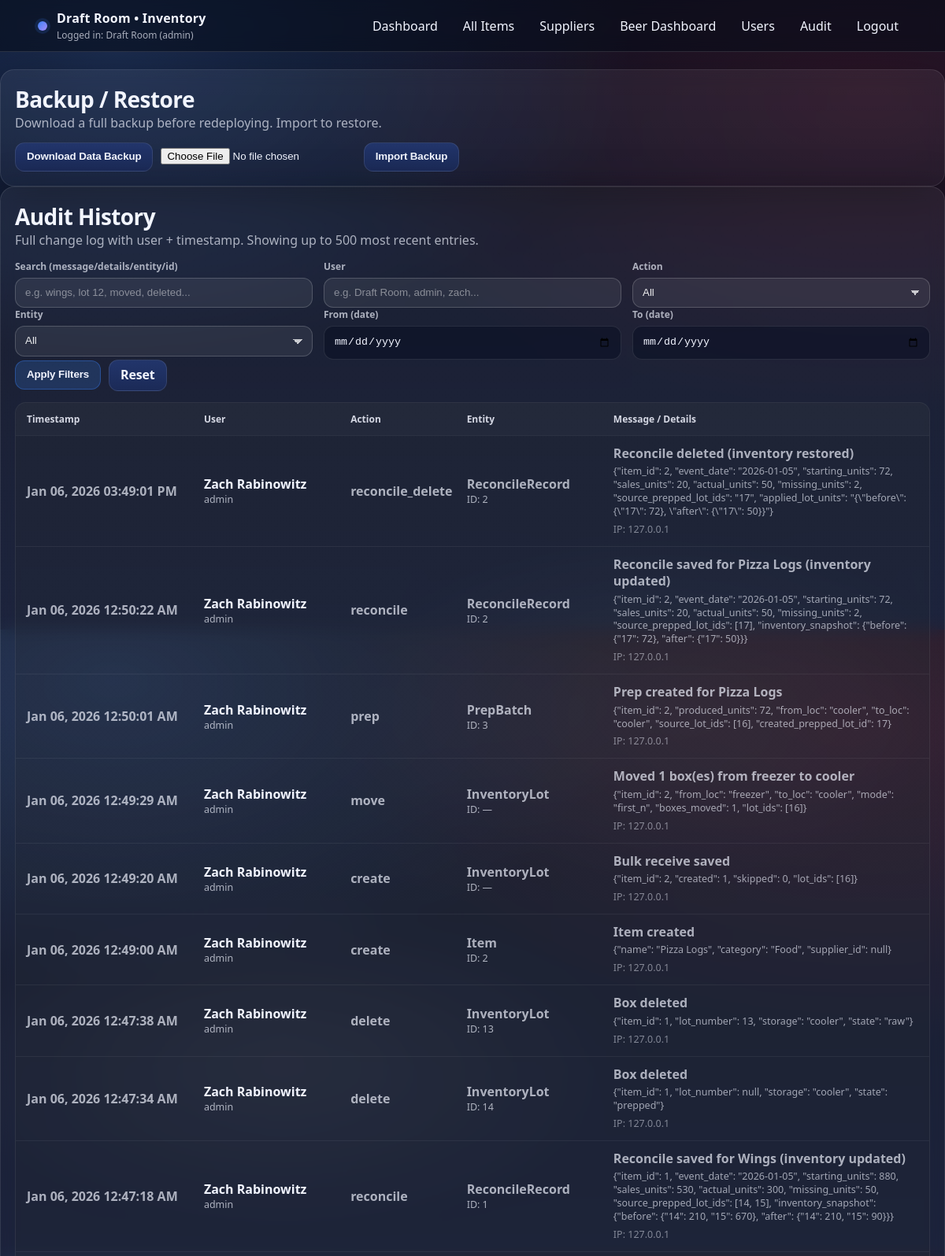
The app's page /audit (signed in, upper part) with its own data.
### app.py (models this page shows)
class User(db.Model):
    __tablename__ = "users"
    id = db.Column(db.Integer, primary_key=True)
    username = db.Column(db.String(80), unique=True, nullable=False)
    first_name = db.Column(db.String(80), nullable=True)
    last_name = db.Column(db.String(80), nullable=True)
    password_hash = db.Column(db.String(255), nullable=False)
    role = db.Column(db.String(20), nullable=False, default="staff")
    is_active = db.Column(db.Boolean, nullable=False, default=True)
    created_at = db.Column(db.DateTime, nullable=False, default=utcnow)
    def display_name(self) -> str:
        full = f"{(self.first_name or '').strip()} {(self.last_name or '').strip()}".strip()
        return full if full else self.username

class AuditLog(db.Model):
    __tablename__ = "audit_logs"
    id = db.Column(db.Integer, primary_key=True)
    actor_user_id = db.Column(db.Integer, nullable=True)
    actor_name = db.Column(db.String(120), nullable=False, default="unknown")
    actor_role = db.Column(db.String(30), nullable=True)
    action = db.Column(db.String(40), nullable=False)          # create/update/delete/move/prep/reconcile/login/logout
    entity_type = db.Column(db.String(60), nullable=False)     # InventoryLot, Item, Supplier, PrepBatch, ReconcileRecord, User
    entity_id = db.Column(db.Integer, nullable=True)
    message = db.Column(db.String(400), nullable=True)
    details = db.Column(db.Text, nullable=True)  # JSON string or long text
    ip = db.Column(db.String(60), nullable=True)
    user_agent = db.Column(db.String(240), nullable=True)
    created_at = db.Column(db.DateTime, nullable=False, default=utcnow)

### app.py (the view, shortened to what this page needs)
@app.get("/audit")
def audit_history():
    guard = require_view_access()
    if guard:
        return guard
    q = (request.args.get("q") or "").strip()
    user_q = (request.args.get("user") or "").strip()
    action = (request.args.get("action") or "").strip().lower()
    entity = (request.args.get("entity") or "").strip()
    date_from = (request.args.get("from") or "").strip()
    date_to = (request.args.get("to") or "").strip()
    query = AuditLog.query
    if user_q:
        like = f"%{user_q}%"
        query = query.filter(AuditLog.actor_name.ilike(like))
    if action:
        query = query.filter(AuditLog.action == action)
    if entity:
        query = query.filter(AuditLog.entity_type == entity)
    if date_from:
        try:
            d = datetime.strptime(date_from, "%Y-%m-%d")
            query = query.filter(AuditLog.created_at >= d)
        except Exception:
            pass
    if date_to:
        try:
            d = datetime.strptime(date_to, "%Y-%m-%d") + timedelta(days=1)
            query = query.filter(AuditLog.created_at < d)
        except Exception:
            pass
    logs = query.order_by(AuditLog.created_at.desc(), AuditLog.id.desc()).limit(500).all()
    actions = [r[0] for r in db.session.query(AuditLog.action).distinct().order_by(AuditLog.action.asc()).all()]
    entities = [r[0] for r in db.session.query(AuditLog.entity_type).distinct().order_by(AuditLog.entity_type.asc()).all()]
    return render_template(
        "audit.html",
        logs=logs,
        q=q,
        user_q=user_q,
        action=action,
        entity=entity,
        date_from=date_from,
        date_to=date_to,
        actions=actions,
        entities=entities,
    )

### app.py (called while the page is built)
def role_rank(role: str | None) -> int:
    if not role:
        return 0
    return ROLE_RANK.get(role.strip().lower(), 0)

def current_user() -> Optional["User"]:
    uid = session.get("user_id")
    if not uid:
        return None
    try:
        return User.query.get(int(uid))
    except Exception:
        return None

def current_user_role() -> str:
    if session.get("break_glass_admin") is True:
        return "admin"
    u = current_user()
    if not u:
        return ""
    return (u.role or "").lower()

def is_logged_in() -> bool:
    return (session.get("break_glass_admin") is True) or (session.get("user_id") is not None)

def can_manage_users() -> bool:
    return current_user_role() == "admin"

def can_edit_inventory() -> bool:
    return role_rank(current_user_role()) >= ROLE_RANK["manager"]

def can_view_inventory() -> bool:
    return role_rank(current_user_role()) >= ROLE_RANK["staff"] or (session.get("break_glass_admin") is True)

def require_view_access():
    if not is_logged_in():
        return redirect("/login")
    if session.get("break_glass_admin") is True:
        return None
    if not can_view_inventory():
        session.clear()
        flash("Access denied.", "error")
        return redirect("/login")
    return None

@app.context_processor
def inject_user():
    u = current_user()
    return {
        "auth_user": u,
        "auth_break_glass": bool(session.get("break_glass_admin") is True),
        "auth_role": current_user_role(),
        "can_edit_inventory": can_edit_inventory(),
        "can_manage_users": can_manage_users(),
    }

### templates/audit.html (shortened to what this page needs)
{% extends "base.html" %}
{% block content %}
<section class="card">
  <div class="cardhead">
    <div>
      <h1>Backup / Restore</h1>
      <span class="muted">Download a full backup before redeploying. Import to restore.</span>
    </div>
  </div>
  <div class="actions" style="gap:10px; flex-wrap:wrap;">
    <form method="POST" action="/admin/backup/download" class="inline">
      <button class="btn" type="submit">Download Data Backup</button>
    </form>
    <form method="POST" action="/admin/backup/import" enctype="multipart/form-data" class="inline">
      <input type="file" name="backup_file" accept="application/json" required style="max-width:260px;">
      <button class="btn" type="submit"
              onclick="return confirm('Import will overwrite ALL current data. Continue?')">
        Import Backup
      </button>
    </form>
  </div>
</section>
<section class="card">
  <div class="cardhead">
    <div>
      <h1>Audit History</h1>
      <span class="muted">Full change log with user + timestamp. Showing up to 500 most recent entries.</span>
    </div>
  </div>
  <form method="GET" action="/audit" class="form">
    <div class="grid3">
      <div class="field">
        <label>Search (message/details/entity/id)</label>
        <input class="input" name="q" value="{{ q or '' }}" placeholder="e.g. wings, lot 12, moved, deleted...">
      </div>
      <div class="field">
        <label>User</label>
        <input class="input" name="user" value="{{ user_q or '' }}" placeholder="e.g. Draft Room, admin, zach...">
      </div>
      <div class="field">
        <label>Action</label>
        <select class="input" name="action">
          <option value="">All</option>
        </select>
      </div>
    </div>
    <div class="grid3">
      <div class="field">
        <label>Entity</label>
        <select class="input" name="entity">
          <option value="">All</option>
        </select>
      </div>
      <div class="field">
        <label>From (date)</label>
        <input class="input" type="date" name="from" value="{{ date_from or '' }}">
      </div>
      <div class="field">
        <label>To (date)</label>
        <input class="input" type="date" name="to" value="{{ date_to or '' }}">
      </div>
    </div>
    <div class="actions">
      <button class="btn primary" type="submit">Apply Filters</button>
      <a class="btn" href="/audit">Reset</a>
    </div>
  </form>
  <div style="height:14px;"></div>
  {% if logs and logs|length > 0 %}
    <div class="table">
      <div class="row head" style="grid-template-columns: 1.1fr .9fr .7fr .9fr 2fr;">
        <div>Timestamp</div>
        <div>User</div>
        <div>Action</div>
        <div>Entity</div>
        <div>Message / Details</div>
      </div>
      {% for l in logs %}
        <div class="row" style="grid-template-columns: 1.1fr .9fr .7fr .9fr 2fr;">
          <div class="muted">
            <span class="strong">{{ l.created_at.strftime("%b %d, %Y %I:%M:%S %p") }}</span>
          </div>
          <div>
            <div class="strong">{{ l.actor_name }}</div>
            <div class="muted smalltxt">{{ l.actor_role or "—" }}</div>
          </div>
          <div class="muted">
            <span class="strong">{{ l.action }}</span>
          </div>
          <div class="muted">
            <div class="strong">{{ l.entity_type }}</div>
            <div class="smalltxt muted">ID: {{ l.entity_id or "—" }}</div>
          </div>
          <div class="muted" style="line-height:1.35;">
            {% if l.message %}
              <div class="strong">{{ l.message }}</div>
            {% endif %}
            {% if l.details %}
              <div class="smalltxt" style="white-space:pre-wrap; opacity:.92; margin-top:4px;">{{ l.details }}</div>
            {% endif %}
            <div class="smalltxt" style="opacity:.7; margin-top:6px;">
              {% if l.ip %}IP: {{ l.ip }}{% endif %}
            </div>
          </div>
        </div>
      {% endfor %}
    </div>
  {% else %}
    <div class="empty">No audit entries yet.</div>
  {% endif %}
</section>
{% endblock %}

### templates/base.html (shortened to what this page needs)
<!DOCTYPE html>
<html lang="en">
<head>
  <link rel="stylesheet" href="/static/style.css">
</head>
<body>
  <div class="bg"></div>
  <header class="topbar">
    <div class="topbar-inner">
      <div class="brand">
        <div class="dot"></div>
        <div>
          <div class="brand-title">Draft Room • Inventory</div>
          <div class="brand-sub">
            {% if auth_break_glass %}
              Logged in: Break-glass Admin
            {% elif auth_user %}
              Logged in: {{ auth_user.display_name() }} ({{ auth_role }})
            {% else %}
              Not logged in
            {% endif %}
          </div>
        </div>
      </div>
      <nav class="nav">
        {% if auth_user or auth_break_glass %}
          <a class="navlink" href="/">Dashboard</a>
          <a class="navlink" href="/items">All Items</a>
          <a class="navlink" href="/suppliers">Suppliers</a>
          <a class="navlink" href="/beers/dashboard">Beer Dashboard</a>
          {% if can_manage_users %}
            <a class="navlink" href="/users">Users</a>
            <a class="navlink" href="/audit">Audit</a>
          {% endif %}
          <a class="navlink" href="/logout">Logout</a>
        {% else %}
          <a class="navlink" href="/login">Login</a>
        {% endif %}
      </nav>
    </div>
  </header>
  <main class="container">
    {% block content %}{% endblock %}
  </main>
</body>
</html>

### records on screen
User: display_name "Draft Room"
AuditLog: created_at "Jan 06, 2026 03:49:01 PM", actor_name "Zach Rabinowitz", actor_role "admin", action "reconcile_delete", entity_type "ReconcileRecord", entity "2", message "Reconcile deleted (inventory restored)", details "{\"item_id\": 2, \"event_date\": \"2026-01-05\", \"starting_units\": 72, \"sales_units\": 20, \"actual_units\": 50, \"missing_units\": 2, \"source_prepped_lot_ids\": \"17\", \"applied_lot_units\": \"{\\\"before\\\": {\\\"17\\\": 72}, \\\"after\\\": {\\\"17\\\": 50}}\"}", ip "127.0.0.1"
AuditLog: created_at "Jan 06, 2026 12:50:22 AM", actor_name "Zach Rabinowitz", actor_role "admin", action "reconcile", entity_type "ReconcileRecord", entity "2", message "Reconcile saved for Pizza Logs (inventory updated)", details "{\"item_id\": 2, \"event_date\": \"2026-01-05\", \"starting_units\": 72, \"sales_units\": 20, \"actual_units\": 50, \"missing_units\": 2, \"source_prepped_lot_ids\": [17], \"inventory_snapshot\": {\"before\": {\"17\": 72}, \"after\": {\"17\": 50}}}", ip "127.0.0.1"
AuditLog: created_at "Jan 06, 2026 12:50:01 AM", actor_name "Zach Rabinowitz", actor_role "admin", action "prep", entity_type "PrepBatch", entity "3", message "Prep created for Pizza Logs", details "{\"item_id\": 2, \"produced_units\": 72, \"from_loc\": \"cooler\", \"to_loc\": \"cooler\", \"source_lot_ids\": [16], \"created_prepped_lot_id\": 17}", ip "127.0.0.1"
AuditLog: created_at "Jan 06, 2026 12:49:29 AM", actor_name "Zach Rabinowitz", actor_role "admin", action "move", entity_type "InventoryLot", entity_id "—", message "Moved 1 box(es) from freezer to cooler", details "{\"item_id\": 2, \"from_loc\": \"freezer\", \"to_loc\": \"cooler\", \"mode\": \"first_n\", \"boxes_moved\": 1, \"lot_ids\": [16]}", ip "127.0.0.1"
AuditLog: created_at "Jan 06, 2026 12:49:20 AM", actor_name "Zach Rabinowitz", actor_role "admin", action "create", entity_type "InventoryLot", entity_id "—", message "Bulk receive saved", details "{\"item_id\": 2, \"created\": 1, \"skipped\": 0, \"lot_ids\": [16]}", ip "127.0.0.1"
AuditLog: created_at "Jan 06, 2026 12:49:00 AM", actor_name "Zach Rabinowitz", actor_role "admin", action "create", entity_type "Item", entity "2", message "Item created", details "{\"name\": \"Pizza Logs\", \"category\": \"Food\", \"supplier_id\": null}", ip "127.0.0.1"
AuditLog: created_at "Jan 06, 2026 12:47:38 AM", actor_name "Zach Rabinowitz", actor_role "admin", action "delete", entity_type "InventoryLot", entity "13", message "Box deleted", details "{\"item_id\": 1, \"lot_number\": 13, \"storage\": \"cooler\", \"state\": \"raw\"}", ip "127.0.0.1"
AuditLog: created_at "Jan 06, 2026 12:47:34 AM", actor_name "Zach Rabinowitz", actor_role "admin", action "delete", entity_type "InventoryLot", entity "14", message "Box deleted", details "{\"item_id\": 1, \"lot_number\": null, \"storage\": \"cooler\", \"state\": \"prepped\"}", ip "127.0.0.1"
AuditLog: created_at "Jan 06, 2026 12:47:18 AM", actor_name "Zach Rabinowitz", actor_role "admin", action "reconcile", entity_type "ReconcileRecord", entity "1", message "Reconcile saved for Wings (inventory updated)", details "{\"item_id\": 1, \"event_date\": \"2026-01-05\", \"starting_units\": 880, \"sales_units\": 530, \"actual_units\": 300, \"missing_units\": 50, \"source_prepped_lot_ids\": [14, 15], \"inventory_snapshot\": {\"before\": {\"14\": 210, \"15\": 670}, \"after\": {\"14\": 210, \"15\": 90}}}", ip "127.0.0.1"

### other values on screen
{{ auth_role }} "admin"
